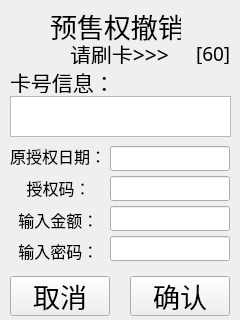
<?xml version="1.0" encoding="UTF-8"?>
<ui version="4.0">
 <class>Pro_CancelAuth</class>
 <widget class="QDialog" name="Pro_CancelAuth">
  <property name="geometry">
   <rect>
    <x>0</x>
    <y>0</y>
    <width>240</width>
    <height>320</height>
   </rect>
  </property>
  <property name="windowTitle">
   <string>Dialog</string>
  </property>
  <widget class="QLabel" name="label_2">
   <property name="geometry">
    <rect>
     <x>50</x>
     <y>10</y>
     <width>131</width>
     <height>31</height>
    </rect>
   </property>
   <property name="font">
    <font>
     <family>AR PL UKai CN</family>
     <pointsize>20</pointsize>
    </font>
   </property>
   <property name="text">
    <string>预售权撤销</string>
   </property>
  </widget>
  <widget class="QLabel" name="label">
   <property name="geometry">
    <rect>
     <x>70</x>
     <y>43</y>
     <width>110</width>
     <height>21</height>
    </rect>
   </property>
   <property name="font">
    <font>
     <family>AR PL UKai CN</family>
     <pointsize>16</pointsize>
    </font>
   </property>
   <property name="text">
    <string>请刷卡&gt;&gt;&gt;</string>
   </property>
  </widget>
  <widget class="QTextEdit" name="line0_card">
   <property name="geometry">
    <rect>
     <x>10</x>
     <y>96</y>
     <width>221</width>
     <height>41</height>
    </rect>
   </property>
   <property name="font">
    <font>
     <family>AR PL UKai CN</family>
     <pointsize>14</pointsize>
    </font>
   </property>
   <property name="readOnly">
    <bool>true</bool>
   </property>
  </widget>
  <widget class="QLineEdit" name="line4_pwd">
   <property name="geometry">
    <rect>
     <x>110</x>
     <y>236</y>
     <width>120</width>
     <height>25</height>
    </rect>
   </property>
   <property name="font">
    <font>
     <family>AR PL UKai CN</family>
     <pointsize>14</pointsize>
    </font>
   </property>
  </widget>
  <widget class="QLineEdit" name="line1_date">
   <property name="geometry">
    <rect>
     <x>110</x>
     <y>146</y>
     <width>120</width>
     <height>25</height>
    </rect>
   </property>
   <property name="font">
    <font>
     <family>AR PL UKai CN</family>
     <pointsize>14</pointsize>
    </font>
   </property>
  </widget>
  <widget class="QPushButton" name="confirmButton">
   <property name="geometry">
    <rect>
     <x>130</x>
     <y>276</y>
     <width>100</width>
     <height>40</height>
    </rect>
   </property>
   <property name="font">
    <font>
     <family>AR PL UKai CN</family>
     <pointsize>20</pointsize>
    </font>
   </property>
   <property name="text">
    <string>确认</string>
   </property>
   <property name="autoDefault">
    <bool>false</bool>
   </property>
  </widget>
  <widget class="QLabel" name="labelHint">
   <property name="geometry">
    <rect>
     <x>10</x>
     <y>71</y>
     <width>111</width>
     <height>22</height>
    </rect>
   </property>
   <property name="font">
    <font>
     <family>AR PL UKai CN</family>
     <pointsize>16</pointsize>
    </font>
   </property>
   <property name="text">
    <string>卡号信息：</string>
   </property>
  </widget>
  <widget class="QLineEdit" name="line3_amt">
   <property name="geometry">
    <rect>
     <x>110</x>
     <y>206</y>
     <width>120</width>
     <height>25</height>
    </rect>
   </property>
   <property name="font">
    <font>
     <family>AR PL UKai CN</family>
     <pointsize>14</pointsize>
    </font>
   </property>
  </widget>
  <widget class="QLabel" name="label_6">
   <property name="geometry">
    <rect>
     <x>10</x>
     <y>178</y>
     <width>96</width>
     <height>19</height>
    </rect>
   </property>
   <property name="font">
    <font>
     <family>AR PL UKai CN</family>
     <pointsize>12</pointsize>
    </font>
   </property>
   <property name="text">
    <string>    授权码：</string>
   </property>
  </widget>
  <widget class="QPushButton" name="cancelButton">
   <property name="geometry">
    <rect>
     <x>10</x>
     <y>276</y>
     <width>100</width>
     <height>40</height>
    </rect>
   </property>
   <property name="font">
    <font>
     <family>AR PL UKai CN</family>
     <pointsize>20</pointsize>
    </font>
   </property>
   <property name="text">
    <string>取消</string>
   </property>
   <property name="autoDefault">
    <bool>false</bool>
   </property>
  </widget>
  <widget class="QLabel" name="label_4">
   <property name="geometry">
    <rect>
     <x>10</x>
     <y>146</y>
     <width>96</width>
     <height>19</height>
    </rect>
   </property>
   <property name="font">
    <font>
     <family>AR PL UKai CN</family>
     <pointsize>12</pointsize>
    </font>
   </property>
   <property name="text">
    <string>原授权日期：</string>
   </property>
  </widget>
  <widget class="QLabel" name="label_3">
   <property name="geometry">
    <rect>
     <x>10</x>
     <y>241</y>
     <width>91</width>
     <height>19</height>
    </rect>
   </property>
   <property name="font">
    <font>
     <family>AR PL UKai CN</family>
     <pointsize>12</pointsize>
    </font>
   </property>
   <property name="text">
    <string>  输入密码：</string>
   </property>
  </widget>
  <widget class="QLineEdit" name="line2_auth">
   <property name="geometry">
    <rect>
     <x>110</x>
     <y>176</y>
     <width>120</width>
     <height>25</height>
    </rect>
   </property>
   <property name="font">
    <font>
     <family>AR PL UKai CN</family>
     <pointsize>14</pointsize>
    </font>
   </property>
   <property name="text">
    <string/>
   </property>
  </widget>
  <widget class="QLabel" name="label_times">
   <property name="geometry">
    <rect>
     <x>196</x>
     <y>43</y>
     <width>41</width>
     <height>21</height>
    </rect>
   </property>
   <property name="font">
    <font>
     <family>AR PL UKai CN</family>
     <pointsize>14</pointsize>
    </font>
   </property>
   <property name="text">
    <string>[60]</string>
   </property>
  </widget>
  <widget class="QLabel" name="label_5">
   <property name="geometry">
    <rect>
     <x>10</x>
     <y>210</y>
     <width>91</width>
     <height>19</height>
    </rect>
   </property>
   <property name="font">
    <font>
     <family>AR PL UKai CN</family>
     <pointsize>12</pointsize>
    </font>
   </property>
   <property name="text">
    <string>  输入金额：</string>
   </property>
  </widget>
 </widget>
 <tabstops>
  <tabstop>line0_card</tabstop>
  <tabstop>line1_date</tabstop>
  <tabstop>line2_auth</tabstop>
  <tabstop>line3_amt</tabstop>
  <tabstop>line4_pwd</tabstop>
  <tabstop>confirmButton</tabstop>
  <tabstop>cancelButton</tabstop>
 </tabstops>
 <resources/>
 <connections/>
</ui>
